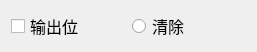
<?xml version="1.0" encoding="UTF-8"?>
<ui version="4.0">
 <class>ZTest_EleItemWid</class>
 <widget class="QWidget" name="ZTest_EleItemWid">
  <property name="geometry">
   <rect>
    <x>0</x>
    <y>0</y>
    <width>257</width>
    <height>48</height>
   </rect>
  </property>
  <property name="windowTitle">
   <string>Form</string>
  </property>
  <layout class="QHBoxLayout" name="horizontalLayout">
   <item>
    <widget class="QCheckBox" name="checkBox">
     <property name="font">
      <font>
       <family>微软雅黑</family>
       <pointsize>12</pointsize>
      </font>
     </property>
     <property name="text">
      <string>输出位</string>
     </property>
    </widget>
   </item>
   <item>
    <widget class="QRadioButton" name="cleanRadio">
     <property name="font">
      <font>
       <family>微软雅黑</family>
       <pointsize>12</pointsize>
      </font>
     </property>
     <property name="text">
      <string>清除</string>
     </property>
    </widget>
   </item>
  </layout>
 </widget>
 <resources/>
 <connections/>
</ui>
